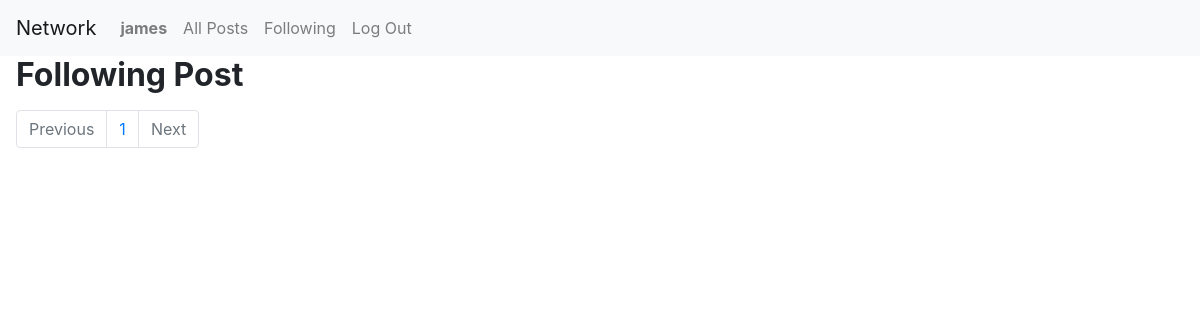
Page /following/ (signed in) on the earlier database version.
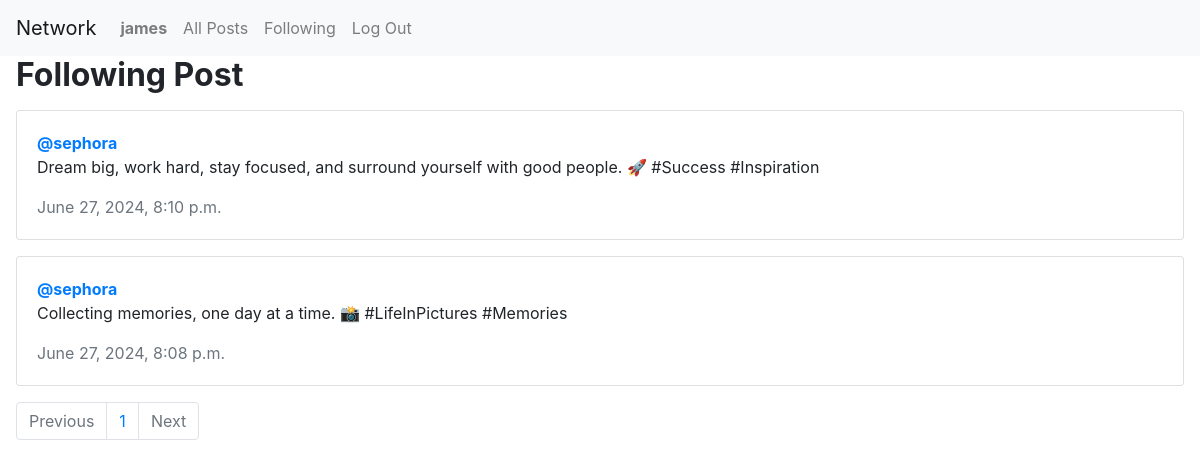
Same page on the later database version.
### network/models.py (models this page shows, shortened)
class User(AbstractUser):
    pass

class Post(models.Model):
    content = models.CharField(max_length=150)
    user = models.ForeignKey(User, on_delete=models.CASCADE, related_name="author")
    date = models.DateTimeField(auto_now_add=True)

### network/views.py (the view)
# urls.py: path("following/", views.following, name="following"),
def following(request):
    user = User.objects.get(pk=request.user.id)
    followData = Follow.objects.filter(follower=user)
    all_post = Post.objects.all().order_by('-date')
    followingPost = []
    for post in all_post:
        for person in followData:
            if person.followed == post.user:
                followingPost.append(post)
    paginator = Paginator(followingPost, 10)
    page_number = request.GET.get('page')
    page_obj = paginator.get_page(page_number)
    return render(request, "network/following.html", {
            "page_obj": page_obj
        })

### network/templates/network/following.html (shortened to what this page needs)
{% extends "network/layout.html" %}
{% load static %}
{% block body %}
    <h2 class="mx-3"><strong>Following Post</strong></h2>
    <div class="all_post mx-3 mt-3">
        {% for post in page_obj %}
        <div class="card mb-3">
            <div class="card-body">
              <a href="{% url 'profile' post.user.id %}"><strong>@{{ post.user }}</strong></a>
              <p class="card-text">{{ post.content }}</p>
              <p class="card-text text-muted">{{ post.date }}</p>
            </div>
          </div>
        {% endfor %}
    </div>
    <nav aria-label="Page navigation example">
      <ul class="pagination mx-3">
          {% if page_obj.has_previous %}
              <li class="page-item"><a class="page-link" href="?page={{ page_obj.previous_page_number }}">Previous</a></li>
          {% else %}
              <li class="page-item disabled"><span class="page-link">Previous</span></li>
          {% endif %}
          <span class="current">
              <li class="page-item page-link">{{ page_obj.number }}</li>
          </span>
          {% if page_obj.has_next %}
              <li class="page-item"><a class="page-link" href="?page={{ page_obj.next_page_number }}">Next</a></li>
          {% else %}
              <li class="page-item disabled"><span class="page-link">Next</span></li>
          {% endif %}
      </ul>
  </nav>
{% endblock %}

### network/templates/network/layout.html (shortened to what this page needs)
{% load static %}
<!DOCTYPE html>
<html lang="en">
    <head>
        <link rel="stylesheet" href="https://stackpath.bootstrapcdn.com/bootstrap/4.4.1/css/bootstrap.min.css">
        <link href="{% static 'network/styles.css' %}" rel="stylesheet">
    </head>
    <body>
        <nav class="navbar navbar-expand-lg navbar-light bg-light">
            <a class="navbar-brand" href="{% url 'index' %}">Network</a>
            <div>
              <ul class="navbar-nav mr-auto">
                {% if user.is_authenticated %}
                    <li class="nav-item">
                        <a class="nav-link" href="{% url 'profile' user_id=user.id %}"><strong>{{ user.username }}</strong></a>
                    </li>
                {% endif %}
                <li class="nav-item">
                  <a class="nav-link" href="{% url 'index' %}">All Posts</a>
                </li>
                {% if user.is_authenticated %}
                    <li class="nav-item">
                        <a class="nav-link" href="{% url 'following' %}">Following</a>
                    </li>
                    <li class="nav-item">
                        <a class="nav-link" href="{% url 'logout' %}">Log Out</a>
                    </li>
                {% endif %}
              </ul>
            </div>
          </nav>
        <div class="body">
            {% block body %}
            {% endblock %}
        </div>
    </body>
</html>

Differences in the rows shown:
added Post: user "sephora", content "Dream big, work hard, stay focused, and surround yourself with good people. 🚀 #Success #Inspiration", date "June 27, 2024, 8:10 p.m."
added Post: user "sephora", content "Collecting memories, one day at a time. 📸 #LifeInPictures #Memories", date "June 27, 2024, 8:08 p.m."
